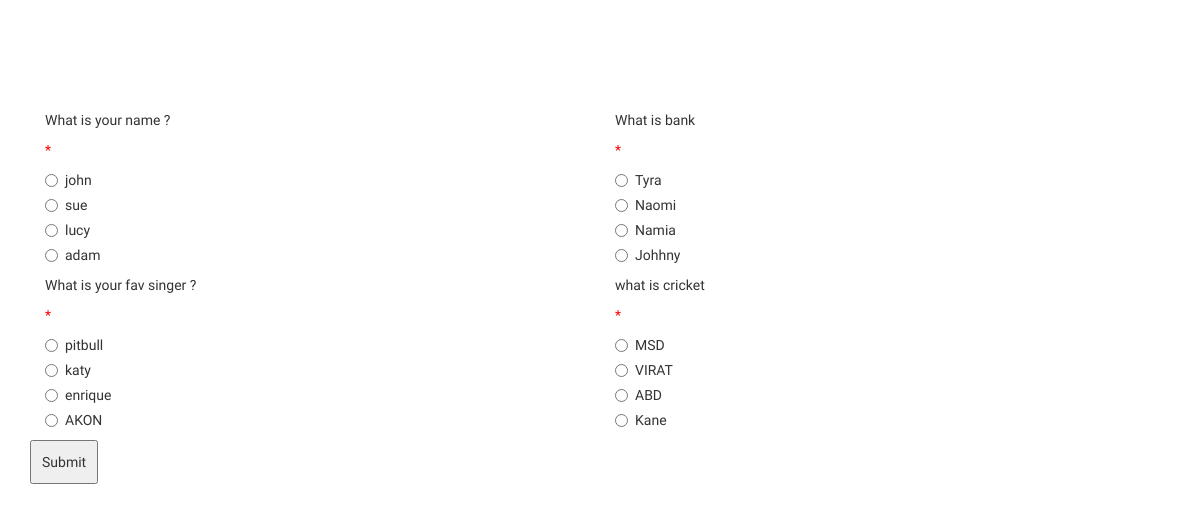
The app's page /quiz/index.php with its own data.
### tables this page shows
CREATE TABLE `quiz` (
  `quiz_id` varchar(255) DEFAULT NULL,
  `question_id1` varchar(255) DEFAULT NULL,
  `question1` text,
  `opt_A1` text,
  `opt_B1` text,
  `opt_C1` text,
  `opt_D1` text,
  `correct_opt1` text,
  `question_id4` varchar(455) DEFAULT NULL,
  `question4` text,
  `opt_A4` text,
  `opt_B4` text,
  `opt_C4` text,
  `opt_D4` text,
  `correct_opt4` text,
  `question_id3` varchar(355) DEFAULT NULL,
  `question3` text,
  `opt_A3` text,
  `opt_B3` text,
  `opt_C3` text,
  `opt_D3` text,
  `correct_opt3` text,
  `question_id2` varchar(255) DEFAULT NULL,
  `question2` text,
  `opt_A2` text,
  `opt_B2` text,
  `opt_C2` text,
  `opt_D2` text,
  `correct_opt2` text,
  `quiz_lesson_id` varchar(255) DEFAULT NULL
);

### quiz/index.php (the view, shortened to what this page needs)
<!DOCTYPE html>
<?php
include("../functions/functions.php");
?>
<html>
<head>
  <?php
   include("../public/link.php");
  ?>
</head>
<body>
<div class="container" style="padding-top: 100px;">
<?php
$get_quiz = "SELECT * FROM quiz where quiz_id ='QZ24'";
$run_quiz = mysqli_query($con , $get_quiz);
$row_quiz = mysqli_fetch_array($run_quiz) ;
 $question1 = $row_quiz['question1'];
   $opt_A1 = $row_quiz['opt_A1'];
   $opt_B1 = $row_quiz['opt_B1'];
   $opt_C1 = $row_quiz['opt_C1'];
   $opt_D1 = $row_quiz['opt_D1'];
 $question2 = $row_quiz['question2'];
   $opt_A2 = $row_quiz['opt_A2'];
   $opt_B2 = $row_quiz['opt_B2'];
   $opt_C2 = $row_quiz['opt_C2'];
   $opt_D2 = $row_quiz['opt_D2'];
 $question3 = $row_quiz['question3'];
   $opt_A3 = $row_quiz['opt_A3'];
   $opt_B3 = $row_quiz['opt_B3'];
   $opt_C3 = $row_quiz['opt_C3'];
   $opt_D3 = $row_quiz['opt_D3'];
 $question4 = $row_quiz['question4'];
   $opt_A4 = $row_quiz['opt_A4'];
   $opt_B4 = $row_quiz['opt_B4'];
   $opt_C4 = $row_quiz['opt_C4'];
   $opt_D4 = $row_quiz['opt_D4'];
$opt_11err =  $opt_22err = $opt_33err = $opt_44err = " ";
?>
<form action="" method="post">
<div class="col-lg-6">
<p><?php echo $question1 ?>  <span class="error">* <?php echo $opt_11err ?></span> </p>
      <div class="radio">
      <label><input type="radio" name="opt_11" value="A" required><?php echo $opt_A1; ?></label>
    </div>
    <div class="radio">
      <label><input type="radio" name="opt_11" value="B"><?php echo $opt_B1; ?></label>
    </div>
    <div class="radio ">
      <label><input type="radio" name="opt_11" value="C" ><?php echo $opt_C1; ?></label>
    </div>
<div class="radio ">
      <label><input type="radio" name="opt_11" value="D" ><?php echo $opt_D1; ?></label>
    </div>
<p><?php echo $question2 ?>  <span class="error">* <?php echo $opt_22err ?></span> </p>
    <div class="radio">
      <label><input type="radio" name="opt_22" value="A" required><?php echo $opt_A2; ?></label>
    </div>
    <div class="radio">
      <label><input type="radio" name="opt_22" value="B"><?php echo $opt_B2; ?></label>
    </div>
    <div class="radio ">
      <label><input type="radio" name="opt_22" value="C" ><?php echo $opt_C2; ?></label>
    </div>
<div class="radio ">
      <label><input type="radio" name="opt_22" value="D" ><?php echo $opt_D2; ?></label>
    </div>
</div>
<div class="col-lg-6">
<p><?php echo $question3 ?>  <span class="error">* <?php echo $opt_33err ?></span> </p>
    <div class="radio">
      <label><input type="radio" name="opt_33" value="A" required><?php echo $opt_A3; ?></label>
    </div>
    <div class="radio">
      <label><input type="radio" name="opt_33" value="B"><?php echo $opt_B3; ?></label>
    </div>
    <div class="radio ">
      <label><input type="radio" name="opt_33" value="C" ><?php echo $opt_C3; ?></label>
    </div>
<div class="radio ">
      <label><input type="radio" name="opt_33" value="D" ><?php echo $opt_D3; ?></label>
    </div>
<p><?php echo $question4 ?>  <span class="error">* <?php echo $opt_44err ?></span> </p>
    <div class="radio">
      <label><input type="radio" name="opt_44" value="A" required><?php echo $opt_A4; ?></label>
    </div>
    <div class="radio">
      <label><input type="radio" name="opt_44" value="B"><?php echo $opt_B4; ?></label>
    </div>
    <div class="radio ">
      <label><input type="radio" name="opt_44" value="C" ><?php echo $opt_C4; ?></label>
    </div>
<div class="radio ">
      <label><input type="radio" name="opt_44" value="D" ><?php echo $opt_D4; ?></label>
    </div>
</div>
<div >
      <button type="submit" name="update" style="padding : 10px 10px 10px 10px; "">Submit</button>
    </div>
</form>
</div>
</body>
</html>

### public/link.php (shortened to what this page needs)
<!DOCTYPE html>
<html>
<head>
  <link rel="stylesheet" href="http://maxcdn.bootstrapcdn.com/bootstrap/3.3.6/css/bootstrap.min.css">
  <link rel="stylesheet" type="text/css" href="styles/css/custom.css">
  <link rel="stylesheet" href="http://cdnjs.cloudflare.com/ajax/libs/font-awesome/4.6.3/css/font-awesome.min.css">
  <link rel="stylesheet" href="https://cdnjs.cloudflare.com/ajax/libs/ionicons/2.0.1/css/ionicons.min.css">
  <link rel="stylesheet" href="dist/css/AdminLTE.min.css">
  <link rel="stylesheet" href="dist/css/skins/_all-skins.min.css">
  <link rel="stylesheet" href="plugins/iCheck/flat/blue.css">
  <link rel="stylesheet" href="plugins/morris/morris.css">
  <link rel="stylesheet" href="plugins/jvectormap/jquery-jvectormap-1.2.2.css">
  <link rel="stylesheet" href="plugins/datepicker/datepicker3.css">
  <link rel="stylesheet" href="plugins/daterangepicker/daterangepicker.css">
  <link rel="stylesheet" href="plugins/bootstrap-wysihtml5/bootstrap3-wysihtml5.min.css">
</head>
<body>
</body>
</html>

### quiz/index.php (style rules this page uses)
.error { color: #FF0000; }

### records on screen
quiz: question1 "What is your name ?", opt_A1 "john", opt_B1 "sue", opt_C1 "lucy", opt_D1 "adam", question2 "What is your fav singer ?", opt_A2 "pitbull", opt_B2 "katy", opt_C2 "enrique", opt_D2 "AKON", question3 "What is bank", opt_A3 "Tyra", opt_B3 "Naomi", opt_C3 "Namia", opt_D3 "Johhny", question4 "what is cricket", opt_A4 "MSD", opt_B4 "VIRAT", opt_C4 "ABD", opt_D4 "Kane"
